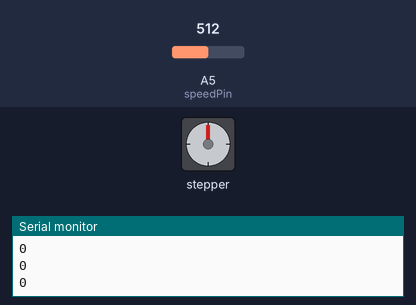
Simulated run of this sketch. Board: Arduino Uno, built with avr-gcc and run on an emulated ATmega328P. Shown: stepper motor, the last lines printed to the serial monitor. The test bench sets the inputs (shaded band); at power-on: A5 (speedPin) = 512. Stepper angles assume 96 steps per turn.

Above: at 1.2 s.
1.3 s: A5 (speedPin) set to 559
2.8 s: A5 (speedPin) set to 581
At 2.95 s:
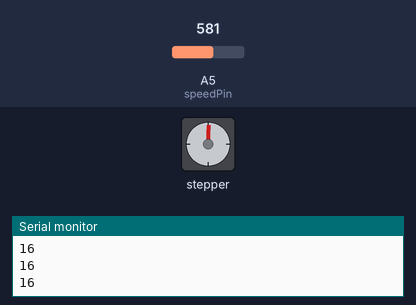
At 3.58 s:
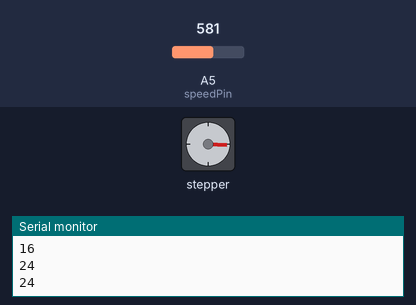
5.8 s: A5 (speedPin) set to 716
At 6.4 s:
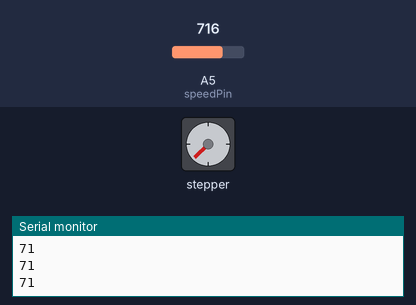
Timing chart, 0 to 17.8 s (numbered marks = the images above; inputs shaded):
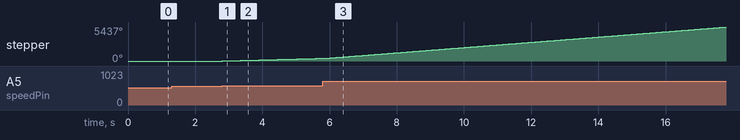

The sketch:

ObjectSensorTest.ino
```cpp
#include <Stepper.h>

volatile long chops = 0;
Stepper stepper(96, 4,5,6,7);
int speedPin = A5;
int currentIndex = 0;
int val = 0;
int previous = 0;
void setup(){

  Serial.begin(9600);
  //attachInterrupt(0, count, FALLING);
  pinMode(speedPin, INPUT);

}

void loop(){

  val = map(analogRead(speedPin), 0, 1023, -180, 180);
  stepper.setSpeed(abs(val));

  if(val < -20){
    stepper.step(-10);
  }else if (val > 20) {
    stepper.step(10);
  }else{
    stepper.step(0);
  }
  Serial.println(val);


}

void count(){
  chops++;
}
```

Measured:
- the behaviour switches between 571 and 572 on A5 (speedPin) (found by bisection; images 0 and 1)
- after the input at 2.8 s, stepper: keeps turning clockwise at about 144°/s, starting at once
